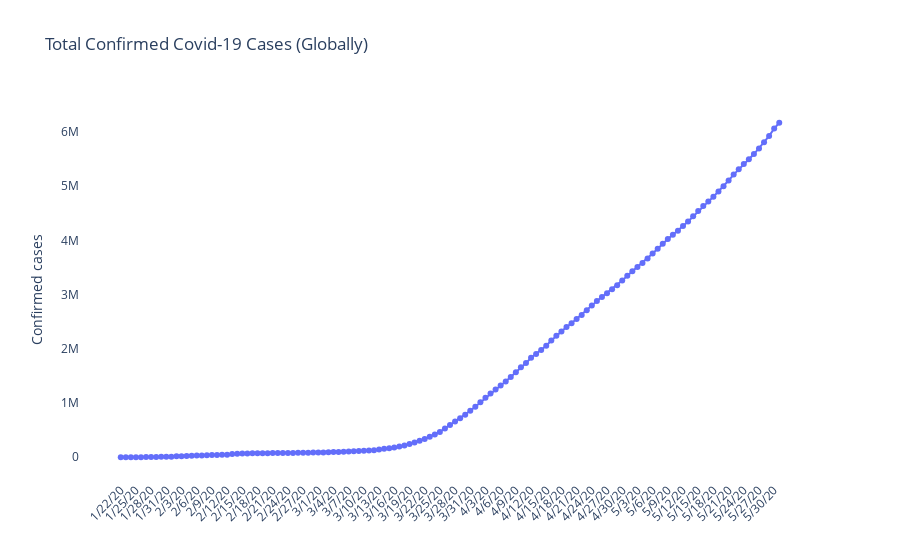

Here is the notebook cell this chart was saved with:
### Code cell
fig_1 = go.Figure(data = go.Scatter(x = confirmed_ts_summary.index,y = confirmed_ts_summary.values, mode = 'lines+markers'))

fig_1.update_layout(title = 'Total Confirmed Covid-19 Cases (Globally)', yaxis_title = 'Confirmed cases', xaxis_tickangle = 315, plot_bgcolor='rgba(0,0,0,0)')

fig_1.show()

### Figure 1 — Plotly figure (JSON) as saved in the notebook; plotly's stock layout.template omitted (floating-point values rounded to 4 significant figures; data arrays with more than 128 entries replaced by an {"elided": "..."} marker saying what was removed)
{"data": [{"mode": "lines+markers", "type": "scatter", "x": {"elided": "131 str values"}, "y": {"elided": "131 int values"}}], "layout": {"plot_bgcolor": "rgba(0,0,0,0)", "title": {"text": "Total Confirmed Covid-19 Cases (Globally)"}, "xaxis": {"tickangle": -45}, "yaxis": {"title": {"text": "Confirmed cases"}}}}
